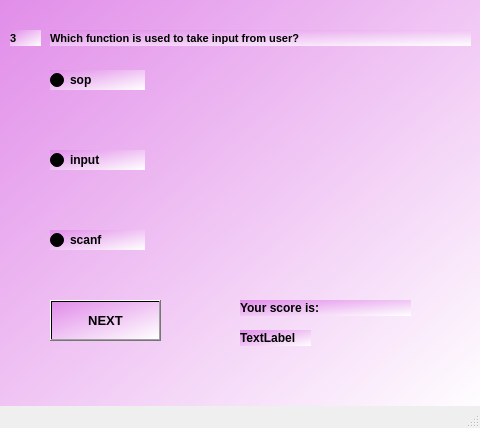
<?xml version="1.0" encoding="UTF-8"?>
<ui version="4.0">
 <class>MainWindow2</class>
 <widget class="QMainWindow" name="MainWindow2">
  <property name="geometry">
   <rect>
    <x>0</x>
    <y>0</y>
    <width>480</width>
    <height>428</height>
   </rect>
  </property>
  <property name="windowTitle">
   <string>MainWindow</string>
  </property>
  <widget class="QWidget" name="centralwidget">
   <widget class="QWidget" name="widget" native="true">
    <property name="geometry">
     <rect>
      <x>0</x>
      <y>-10</y>
      <width>480</width>
      <height>430</height>
     </rect>
    </property>
    <property name="styleSheet">
     <string notr="true">background-color:qlineargradient(spread:pad, x1:0, y1:0, x2:1, y2:1, stop:0 rgba(225, 140, 233, 255), stop:1 rgba(255, 255, 255, 255))</string>
    </property>
    <widget class="QLabel" name="label">
     <property name="geometry">
      <rect>
       <x>10</x>
       <y>40</y>
       <width>31</width>
       <height>16</height>
      </rect>
     </property>
     <property name="font">
      <font>
       <pointsize>8</pointsize>
       <weight>75</weight>
       <bold>true</bold>
      </font>
     </property>
     <property name="text">
      <string>3</string>
     </property>
    </widget>
    <widget class="QLabel" name="label_2">
     <property name="geometry">
      <rect>
       <x>50</x>
       <y>40</y>
       <width>421</width>
       <height>16</height>
      </rect>
     </property>
     <property name="font">
      <font>
       <pointsize>8</pointsize>
       <weight>75</weight>
       <bold>true</bold>
      </font>
     </property>
     <property name="text">
      <string>Which function is used to take input from user?</string>
     </property>
    </widget>
    <widget class="QRadioButton" name="radioButton">
     <property name="geometry">
      <rect>
       <x>50</x>
       <y>80</y>
       <width>95</width>
       <height>20</height>
      </rect>
     </property>
     <property name="font">
      <font>
       <weight>75</weight>
       <bold>true</bold>
      </font>
     </property>
     <property name="text">
      <string>sop</string>
     </property>
    </widget>
    <widget class="QRadioButton" name="radioButton_2">
     <property name="geometry">
      <rect>
       <x>50</x>
       <y>160</y>
       <width>95</width>
       <height>20</height>
      </rect>
     </property>
     <property name="font">
      <font>
       <weight>75</weight>
       <bold>true</bold>
      </font>
     </property>
     <property name="text">
      <string>input</string>
     </property>
    </widget>
    <widget class="QRadioButton" name="radioButton_3">
     <property name="geometry">
      <rect>
       <x>50</x>
       <y>240</y>
       <width>95</width>
       <height>20</height>
      </rect>
     </property>
     <property name="font">
      <font>
       <weight>75</weight>
       <bold>true</bold>
      </font>
     </property>
     <property name="text">
      <string>scanf</string>
     </property>
    </widget>
    <widget class="QPushButton" name="NEXT">
     <property name="geometry">
      <rect>
       <x>50</x>
       <y>310</y>
       <width>111</width>
       <height>41</height>
      </rect>
     </property>
     <property name="font">
      <font>
       <pointsize>10</pointsize>
       <weight>75</weight>
       <bold>true</bold>
      </font>
     </property>
     <property name="text">
      <string>NEXT</string>
     </property>
    </widget>
    <widget class="QLabel" name="label_3">
     <property name="geometry">
      <rect>
       <x>240</x>
       <y>310</y>
       <width>171</width>
       <height>16</height>
      </rect>
     </property>
     <property name="font">
      <font>
       <weight>75</weight>
       <bold>true</bold>
      </font>
     </property>
     <property name="text">
      <string>Your score is:</string>
     </property>
    </widget>
    <widget class="QLabel" name="label_4">
     <property name="geometry">
      <rect>
       <x>240</x>
       <y>340</y>
       <width>71</width>
       <height>16</height>
      </rect>
     </property>
     <property name="font">
      <font>
       <weight>75</weight>
       <bold>true</bold>
      </font>
     </property>
     <property name="text">
      <string>TextLabel</string>
     </property>
    </widget>
   </widget>
  </widget>
  <widget class="QMenuBar" name="menubar">
   <property name="geometry">
    <rect>
     <x>0</x>
     <y>0</y>
     <width>480</width>
     <height>26</height>
    </rect>
   </property>
  </widget>
  <widget class="QStatusBar" name="statusbar"/>
 </widget>
 <resources/>
 <connections/>
</ui>
